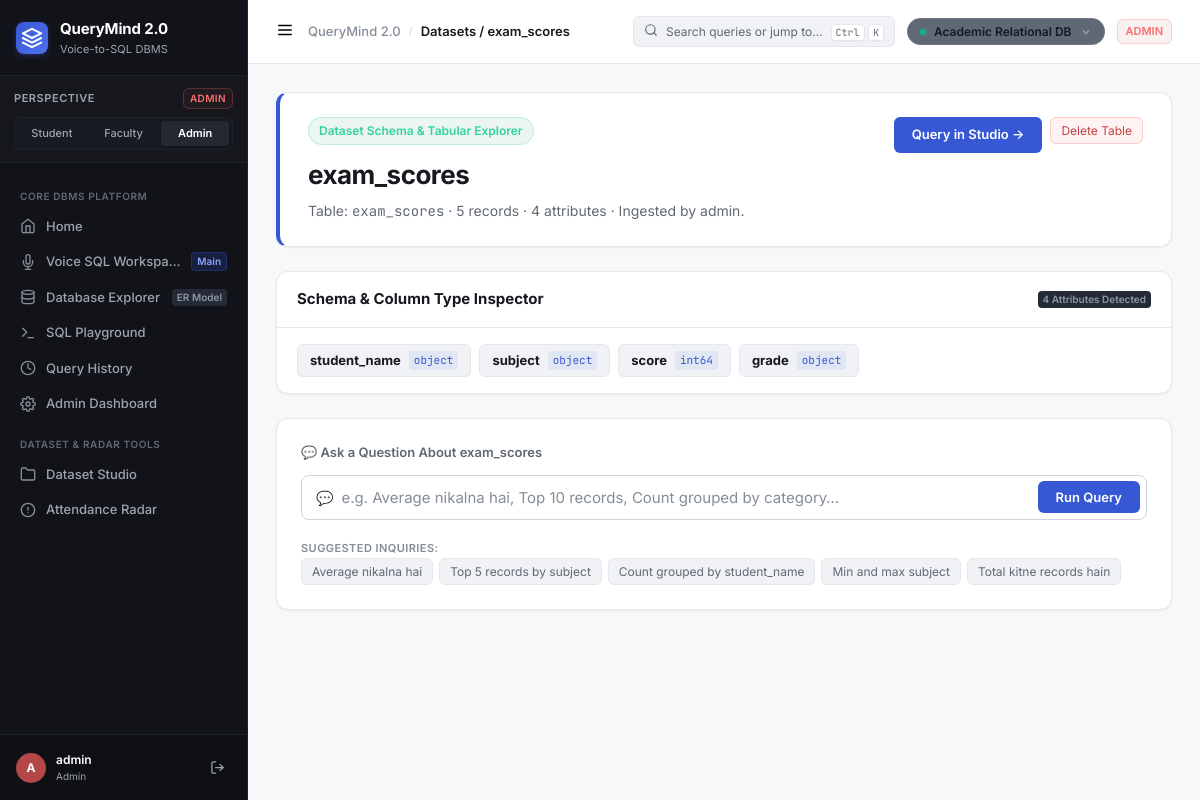
Screenshot of /datasets/exam_scores with the database file from the repository.
### tables this page shows
CREATE TABLE dataset_registry (
            id           INTEGER PRIMARY KEY AUTOINCREMENT,
            table_name   TEXT NOT NULL UNIQUE,
            display_name TEXT NOT NULL,
            row_count    INTEGER DEFAULT 0,
            col_count    INTEGER DEFAULT 0,
            columns_json TEXT,
            uploaded_by  TEXT,
            uploaded_at  TEXT DEFAULT (datetime('now'))
        );

### app.py (the view)
@app.route("/datasets/<table_name>")
@login_required
def dataset_view(table_name):
    schema = get_dataset_schema(table_name)
    if not schema:
        flash("Dataset not found.", "danger")
        return redirect(url_for("datasets"))
    return render_template("dataset_view.html", schema=schema,
                           role=session["role"], table_name=table_name)

### app.py (called while the page is built, shortened)
def login_required(f):
    from functools import wraps
    @wraps(f)
    def wrapper(*args, **kwargs):
        if "user_id" not in session:
            flash("Please log in to continue.", "warning")
            return redirect(url_for("login"))
        return f(*args, **kwargs)
    return wrapper

@app.before_request
def ensure_default_session():
    if "user_id" not in session:
        session["user_id"] = 1
        session["username"] = "admin"
        session["role"] = "admin"

@app.context_processor
def inject_global_ui_context():
    try:
        datasets = get_uploaded_datasets()
    except Exception:
        datasets = []
    active_table = session.get("active_dataset_table", "academic")
    active_name = "Academic Relational DB"
    if active_table == "all":
        active_name = "All Connected Tables"
    return {
        "current_role": session.get("role", "admin"),
        "current_username": session.get("username", "admin"),
        "global_datasets": datasets,
        "active_dataset_table": active_table,
        "active_dataset_name": active_name,
    }

### db/database.py (called while the page is built, shortened)
def _conn():
    conn = sqlite3.connect(DB_PATH, timeout=15.0)
    conn.row_factory = sqlite3.Row
    conn.execute("PRAGMA foreign_keys = ON")
    conn.execute("PRAGMA journal_mode = WAL")
    conn.execute("PRAGMA busy_timeout = 15000")
    conn.execute("PRAGMA synchronous = NORMAL")
    conn.execute("PRAGMA cache_size = -64000")
    conn.execute("PRAGMA temp_store = MEMORY")
    return conn

def _setup_registry():
    conn = _conn()
    conn.execute("""
        CREATE TABLE IF NOT EXISTS dataset_registry (
            id           INTEGER PRIMARY KEY AUTOINCREMENT,
            table_name   TEXT NOT NULL UNIQUE,
            display_name TEXT NOT NULL,
            row_count    INTEGER DEFAULT 0,
            col_count    INTEGER DEFAULT 0,
            columns_json TEXT,
            uploaded_by  TEXT,
            uploaded_at  TEXT DEFAULT (datetime('now'))
        )
    """)
    conn.commit()
    count = conn.execute("SELECT COUNT(*) FROM dataset_registry").fetchone()[0]
    conn.close()

def get_uploaded_datasets() -> list:
    _setup_registry()
    conn = _conn()
    rows = conn.execute(
        "SELECT * FROM dataset_registry ORDER BY id DESC"
    ).fetchall()
    conn.close()
    return [dict(r) for r in rows]

### templates/dataset_view.html (shortened to what this page needs)
{% extends "base.html" %}
{% block breadcrumb %}Datasets / {{ schema.display_name }}{% endblock %}
{% block content %}
<div class="workspace-view">
  <div class="role-hero" style="border-left: 4px solid var(--accent-primary);">
    <div class="role-hero-left">
      <div class="role-badge-lg badge-student">
        Dataset Schema &amp; Tabular Explorer
      </div>
      <h1>{{ schema.display_name }}</h1>
      <p class="hero-sub">Table: <code style="font-family:var(--font-mono);">{{ table_name }}</code> · {{ schema.row_count }} records · {{ schema.col_count }} attributes · Ingested by {{ schema.uploaded_by }}.</p>
    </div>
    <div class="dataset-switcher-box">
      <div style="display:flex; gap:8px;">
        <a href="{{ url_for('portal2', table=table_name) }}" class="btn-query">
          Query in Studio →
        </a>
        {% if role == 'admin' %}
        <form method="POST" action="{{ url_for('dataset_delete', table_name=table_name) }}"
              onsubmit="return confirm('Permanently delete table {{ table_name }}?')">
          <button type="submit" class="chip" style="color:var(--status-danger); border-color:#FECACA; background:#FEF2F2;">
            Delete Table
          </button>
        </form>
        {% endif %}
      </div>
    </div>
  </div>
  <div class="gov-card" style="margin-bottom:24px;">
    <div class="gov-card-header">
      <h3>Schema &amp; Column Type Inspector</h3>
      <span class="nav-meta-badge">{{ schema.col_count }} Attributes Detected</span>
    </div>
    <div style="padding:16px 20px;">
      <div style="display:flex; flex-wrap:wrap; gap:8px;">
        {% for col in schema.col_info %}
        <div style="display:inline-flex; align-items:center; gap:8px; padding:6px 12px; background:var(--surface-secondary); border:1px solid var(--border-subtle); border-radius:var(--radius-sm);">
          <strong style="font-size:13px; color:var(--text-primary);">{{ col.name }}</strong>
          <span style="font-family:var(--font-mono); font-size:11px; color:var(--accent-primary); background:var(--accent-subtle); padding:1px 5px; border-radius:3px;">
            {{ col.dtype }}
          </span>
        </div>
        {% endfor %}
      </div>
    </div>
  </div>
  <div class="query-card">
    <div class="card-label">💬 Ask a Question About {{ schema.display_name }}</div>
    <form method="POST" action="{{ url_for('portal2_ask') }}" id="queryForm">
      <div class="query-input-wrapper">
        <span class="query-prefix">💬</span>
        <input type="text" name="question" id="questionInput" class="query-input"
          placeholder="e.g. Average nikalna hai, Top 10 records, Count grouped by category…" required />
        <button type="submit" class="btn-query">Run Query</button>
      </div>
    </form>
    <div class="suggestions">
      <span class="suggestion-label">Suggested Inquiries:</span>
      <div class="suggestion-chips">
        <button class="chip" onclick="ask(this)">Average nikalna hai</button>
        {% if schema.col_info and schema.col_info|length > 1 %}
        <button class="chip" onclick="ask(this)">Top 5 records by {{ schema.col_info[1].name }}</button>
        <button class="chip" onclick="ask(this)">Count grouped by {{ schema.col_info[0].name }}</button>
        <button class="chip" onclick="ask(this)">Min and max {{ schema.col_info[1].name }}</button>
        {% endif %}
        <button class="chip" onclick="ask(this)">Total kitne records hain</button>
      </div>
    </div>
  </div>
</div>
{% endblock %}

### templates/base.html (shortened to what this page needs)
<!DOCTYPE html>
<html lang="en">
<head>
  <link rel="stylesheet" href="{{ url_for('static', filename='css/style.css') }}" />
</head>
<body class="app-shell role-{{ current_role }}">
  <aside class="sidebar-rail">
    <div class="sidebar-brand">
      <a href="{{ url_for('home') }}" class="brand-link">
        <div class="brand-logo-mark">
          <svg width="22" height="22" viewBox="0 0 24 24" fill="none" stroke="currentColor" stroke-width="2.2" stroke-linecap="round" stroke-linejoin="round">
            <polygon points="12 2 2 7 12 12 22 7 12 2"></polygon>
            <polyline points="2 17 12 22 22 17"></polyline>
            <polyline points="2 12 12 17 22 12"></polyline>
          </svg>
        </div>
        <div class="brand-text-block">
          <span class="brand-title">QueryMind 2.0</span>
          <span class="brand-tagline">Voice-to-SQL DBMS</span>
        </div>
      </a>
    </div>
    <div class="role-perspective-box">
      <div class="rpb-header">
        <span class="rpb-label">Perspective</span>
        <span class="rpb-role-badge badge-{{ current_role }}">{{ current_role|upper }}</span>
      </div>
      <div class="role-pills">
        <a href="{{ url_for('switch_role', target_role='student') }}"
           class="role-pill {% if current_role == 'student' %}active{% endif %}" title="Switch to Student Perspective (Aarav Sharma)">
          Student
        </a>
        <a href="{{ url_for('switch_role', target_role='teacher') }}"
           class="role-pill {% if current_role in ('teacher', 'faculty') %}active{% endif %}" title="Switch to Faculty Perspective (Prof. Sharma)">
          Faculty
        </a>
        <a href="{{ url_for('switch_role', target_role='admin') }}"
           class="role-pill {% if current_role == 'admin' %}active{% endif %}" title="Switch to Administrator Governance">
          Admin
        </a>
      </div>
    </div>
    <nav class="sidebar-nav">
      <div class="nav-group-header">Core DBMS Platform</div>
      <a href="{{ url_for('home') }}" class="nav-item {% if request.endpoint == 'home' %}active{% endif %}">
        <span class="nav-icon">
          <svg width="16" height="16" viewBox="0 0 24 24" fill="none" stroke="currentColor" stroke-width="2" stroke-linecap="round" stroke-linejoin="round">
            <path d="M3 9l9-7 9 7v11a2 2 0 0 1-2 2H5a2 2 0 0 1-2-2z"></path>
            <polyline points="9 22 9 12 15 12 15 22"></polyline>
          </svg>
        </span>
        <span class="nav-label">Home</span>
      </a>
      <a href="{{ url_for('voice_sql_workspace') }}" class="nav-item {% if request.endpoint in ('voice_sql_workspace', 'workspace') %}active{% endif %}">
        <span class="nav-icon">
        </span>
        <span class="nav-label">Voice SQL Workspace</span>
        <span class="nav-meta-badge voice-pulse">Main</span>
      </a>
      <a href="{{ url_for('database_explorer') }}" class="nav-item {% if request.endpoint == 'database_explorer' %}active{% endif %}">
        <span class="nav-icon">
          <svg width="16" height="16" viewBox="0 0 24 24" fill="none" stroke="currentColor" stroke-width="2" stroke-linecap="round" stroke-linejoin="round">
            <ellipse cx="12" cy="5" rx="9" ry="3"></ellipse>
            <path d="M21 12c0 1.66-4 3-9 3s-9-1.34-9-3"></path>
            <path d="M3 5v14c0 1.66 4 3 9 3s9-1.34 9-3V5"></path>
          </svg>
        </span>
        <span class="nav-label">Database Explorer</span>
        <span class="nav-meta-badge">ER Model</span>
      </a>
      <a href="{{ url_for('sql_playground') }}" class="nav-item {% if request.endpoint == 'sql_playground' %}active{% endif %}">
        <span class="nav-icon">
          <svg width="16" height="16" viewBox="0 0 24 24" fill="none" stroke="currentColor" stroke-width="2" stroke-linecap="round" stroke-linejoin="round">
            <polyline points="4 17 10 11 4 5"></polyline>
            <line x1="12" y1="19" x2="20" y2="19"></line>
          </svg>
        </span>
        <span class="nav-label">SQL Playground</span>
      </a>
      <a href="{{ url_for('history') }}" class="nav-item {% if request.endpoint == 'history' %}active{% endif %}">
        <span class="nav-icon">
          <svg width="16" height="16" viewBox="0 0 24 24" fill="none" stroke="currentColor" stroke-width="2" stroke-linecap="round" stroke-linejoin="round">
            <circle cx="12" cy="12" r="10"></circle>
            <polyline points="12 6 12 12 16 14"></polyline>
          </svg>
        </span>
        <span class="nav-label">Query History</span>
      </a>
      <a href="{{ url_for('admin_dashboard') }}" class="nav-item {% if request.endpoint in ('admin_dashboard', 'dashboard') %}active{% endif %}">
        <span class="nav-icon">
        </span>
        <span class="nav-label">Admin Dashboard</span>
      </a>
      <div class="nav-group-header">Dataset &amp; Radar Tools</div>
      <a href="{{ url_for('portal1') }}" class="nav-item {% if request.endpoint == 'portal1' %}active{% endif %}">
        <span class="nav-icon">
          <svg width="16" height="16" viewBox="0 0 24 24" fill="none" stroke="currentColor" stroke-width="2" stroke-linecap="round" stroke-linejoin="round">
            <path d="M22 19a2 2 0 0 1-2 2H4a2 2 0 0 1-2-2V5a2 2 0 0 1 2-2h5l2 3h9a2 2 0 0 1 2 2z"></path>
          </svg>
        </span>
        <span class="nav-label">Dataset Studio</span>
      </a>
      {% if current_role in ('admin', 'teacher') %}
      <a href="{{ url_for('defaulters') }}" class="nav-item {% if request.endpoint == 'defaulters' %}active{% endif %}">
        <span class="nav-icon">
          <svg width="16" height="16" viewBox="0 0 24 24" fill="none" stroke="currentColor" stroke-width="2" stroke-linecap="round" stroke-linejoin="round">
            <circle cx="12" cy="12" r="10"></circle>
            <line x1="12" y1="8" x2="12" y2="12"></line>
            <line x1="12" y1="16" x2="12.01" y2="16"></line>
          </svg>
        </span>
        <span class="nav-label">Attendance Radar</span>
      </a>
      {% endif %}
    </nav>
    <div class="sidebar-footer">
      <div class="user-profile-strip">
        <div class="user-avatar avatar-{{ current_role }}">
          {{ current_username[0]|upper }}
        </div>
        <div class="user-info">
          <span class="user-name">{{ current_username }}</span>
          <span class="user-role-text">{{ current_role|title }}</span>
        </div>
        <a href="{{ url_for('logout') }}" class="btn-logout" title="Log out">
          <svg width="15" height="15" viewBox="0 0 24 24" fill="none" stroke="currentColor" stroke-width="2" stroke-linecap="round" stroke-linejoin="round">
            <path d="M9 21H5a2 2 0 0 1-2-2V5a2 2 0 0 1 2-2h4"></path>
            <polyline points="16 17 21 12 16 7"></polyline>
            <line x1="21" y1="12" x2="9" y2="12"></line>
          </svg>
        </a>
      </div>
    </div>
  </aside>
  <div class="app-main-layout">
    <header class="workspace-topbar">
      <div class="topbar-left">
        <button type="button" class="mobile-drawer-btn" onclick="toggleMobileSidebar()" aria-label="Toggle navigation drawer">
          <svg width="18" height="18" viewBox="0 0 24 24" fill="none" stroke="currentColor" stroke-width="2">
            <line x1="3" y1="12" x2="21" y2="12"></line>
            <line x1="3" y1="6" x2="21" y2="6"></line>
            <line x1="3" y1="18" x2="21" y2="18"></line>
          </svg>
        </button>
        <nav class="breadcrumb-trail" aria-label="Breadcrumb">
          <span class="bc-root">QueryMind 2.0</span>
          <span class="bc-sep">/</span>
          <span class="bc-current">
            {% block breadcrumb %}{% endblock %}
          </span>
        </nav>
      </div>
      <div class="topbar-right">
        <button type="button" class="command-palette-trigger" onclick="openCommandPalette()">
          <span class="cpt-icon">
            <svg width="14" height="14" viewBox="0 0 24 24" fill="none" stroke="currentColor" stroke-width="2" stroke-linecap="round" stroke-linejoin="round">
              <circle cx="11" cy="11" r="8"></circle>
              <line x1="21" y1="21" x2="16.65" y2="16.65"></line>
            </svg>
          </span>
          <span class="cpt-text">Search queries or jump to…</span>
          <span class="cpt-shortcut"><kbd>Ctrl</kbd> <kbd>K</kbd></span>
        </button>
        <div class="dataset-switcher-wrapper" id="topbarDatasetDropdown">
          <button type="button" class="dataset-switcher-btn" onclick="toggleDatasetMenu(event)" title="Active dataset scope &bull; Click to switch">
            <span class="dsp-dot"></span>
            <span class="dsp-name">{{ active_dataset_name }}</span>
            <svg class="dsp-chevron" width="12" height="12" viewBox="0 0 24 24" fill="none" stroke="currentColor" stroke-width="2.5">
              <polyline points="6 9 12 15 18 9"></polyline>
            </svg>
          </button>
        </div>
        <span class="topbar-role-badge badge-{{ current_role }}">
          {{ current_role|upper }}
        </span>
      </div>
    </header>
    <main class="content-canvas">
      {% block content %}{% endblock %}
    </main>
  </div>
</body>
</html>

### rows the page displays
dataset_registry: uploaded_by "ADMIN", uploaded_by "admin", uploaded_by "Admin", display_name "exam_scores", row_count "5", col_count "4"

### other values shown
{{ current_username[0]|upper }} "A"
{{ active_dataset_name }} "Academic Relational DB"
{{ table_name }} "exam_scores"
{{ col.name }} "student_name" "subject" "score" "grade"
{{ col.dtype }} "object" "object" "int64" "object"
{{ schema.col_info[1].name }} "subject"
{{ schema.col_info[0].name }} "student_name"
